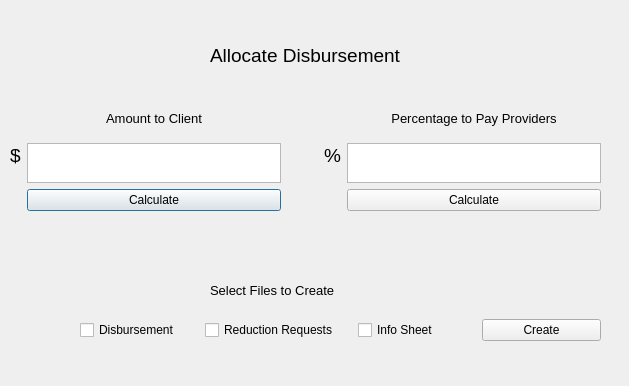
<?xml version="1.0" encoding="UTF-8"?>
<ui version="4.0">
 <class>Dialog</class>
 <widget class="QDialog" name="Dialog">
  <property name="geometry">
   <rect>
    <x>0</x>
    <y>0</y>
    <width>629</width>
    <height>386</height>
   </rect>
  </property>
  <property name="cursor">
   <cursorShape>ArrowCursor</cursorShape>
  </property>
  <property name="windowTitle">
   <string>Dialog</string>
  </property>
  <widget class="QWidget" name="horizontalLayoutWidget">
   <property name="geometry">
    <rect>
     <x>10</x>
     <y>100</y>
     <width>591</width>
     <height>111</height>
    </rect>
   </property>
   <layout class="QHBoxLayout" name="horizontalLayout">
    <item>
     <widget class="QLabel" name="label_4">
      <property name="text">
       <string>&lt;html&gt;&lt;head/&gt;&lt;body&gt;&lt;p&gt;&lt;span style=&quot; font-size:14pt;&quot;&gt;$&lt;/span&gt;&lt;/p&gt;&lt;/body&gt;&lt;/html&gt;</string>
      </property>
     </widget>
    </item>
    <item>
     <layout class="QVBoxLayout" name="verticalLayout">
      <item>
       <widget class="QLabel" name="label">
        <property name="text">
         <string>&lt;html&gt;&lt;head/&gt;&lt;body&gt;&lt;p align=&quot;center&quot;&gt;&lt;span style=&quot; font-size:10pt;&quot;&gt;Amount to Client&lt;/span&gt;&lt;/p&gt;&lt;/body&gt;&lt;/html&gt;</string>
        </property>
       </widget>
      </item>
      <item>
       <widget class="QTextEdit" name="textEdit">
        <property name="sizePolicy">
         <sizepolicy hsizetype="Preferred" vsizetype="Preferred">
          <horstretch>0</horstretch>
          <verstretch>0</verstretch>
         </sizepolicy>
        </property>
        <property name="maximumSize">
         <size>
          <width>16777215</width>
          <height>40</height>
         </size>
        </property>
        <property name="font">
         <font>
          <pointsize>14</pointsize>
         </font>
        </property>
        <property name="cursor" stdset="0">
         <cursorShape>IBeamCursor</cursorShape>
        </property>
       </widget>
      </item>
      <item>
       <widget class="QPushButton" name="pushButton">
        <property name="cursor">
         <cursorShape>PointingHandCursor</cursorShape>
        </property>
        <property name="text">
         <string>Calculate</string>
        </property>
       </widget>
      </item>
     </layout>
    </item>
    <item>
     <spacer name="horizontalSpacer">
      <property name="orientation">
       <enum>Qt::Horizontal</enum>
      </property>
      <property name="sizeHint" stdset="0">
       <size>
        <width>40</width>
        <height>20</height>
       </size>
      </property>
     </spacer>
    </item>
    <item>
     <widget class="QLabel" name="label_3">
      <property name="text">
       <string>&lt;html&gt;&lt;head/&gt;&lt;body&gt;&lt;p&gt;&lt;span style=&quot; font-size:14pt;&quot;&gt;%&lt;/span&gt;&lt;/p&gt;&lt;/body&gt;&lt;/html&gt;</string>
      </property>
     </widget>
    </item>
    <item>
     <layout class="QVBoxLayout" name="verticalLayout_2">
      <item>
       <widget class="QLabel" name="label_2">
        <property name="text">
         <string>&lt;html&gt;&lt;head/&gt;&lt;body&gt;&lt;p align=&quot;center&quot;&gt;&lt;span style=&quot; font-size:10pt;&quot;&gt;Percentage to Pay Providers&lt;/span&gt;&lt;/p&gt;&lt;/body&gt;&lt;/html&gt;</string>
        </property>
       </widget>
      </item>
      <item>
       <widget class="QTextEdit" name="textEdit_2">
        <property name="sizePolicy">
         <sizepolicy hsizetype="Preferred" vsizetype="Preferred">
          <horstretch>0</horstretch>
          <verstretch>0</verstretch>
         </sizepolicy>
        </property>
        <property name="maximumSize">
         <size>
          <width>16777215</width>
          <height>40</height>
         </size>
        </property>
        <property name="font">
         <font>
          <pointsize>14</pointsize>
         </font>
        </property>
        <property name="cursor" stdset="0">
         <cursorShape>IBeamCursor</cursorShape>
        </property>
       </widget>
      </item>
      <item>
       <widget class="QPushButton" name="pushButton_2">
        <property name="cursor">
         <cursorShape>PointingHandCursor</cursorShape>
        </property>
        <property name="text">
         <string>Calculate</string>
        </property>
       </widget>
      </item>
     </layout>
    </item>
   </layout>
  </widget>
  <widget class="QWidget" name="horizontalLayoutWidget_2">
   <property name="geometry">
    <rect>
     <x>80</x>
     <y>310</y>
     <width>521</width>
     <height>41</height>
    </rect>
   </property>
   <layout class="QHBoxLayout" name="horizontalLayout_2">
    <item>
     <widget class="QCheckBox" name="checkBox">
      <property name="cursor">
       <cursorShape>PointingHandCursor</cursorShape>
      </property>
      <property name="text">
       <string>Disbursement</string>
      </property>
     </widget>
    </item>
    <item>
     <widget class="QCheckBox" name="checkBox_2">
      <property name="cursor">
       <cursorShape>PointingHandCursor</cursorShape>
      </property>
      <property name="text">
       <string>Reduction Requests    </string>
      </property>
     </widget>
    </item>
    <item>
     <widget class="QCheckBox" name="checkBox_3">
      <property name="cursor">
       <cursorShape>PointingHandCursor</cursorShape>
      </property>
      <property name="text">
       <string>Info Sheet</string>
      </property>
     </widget>
    </item>
    <item>
     <widget class="QPushButton" name="pushButton_3">
      <property name="cursor">
       <cursorShape>PointingHandCursor</cursorShape>
      </property>
      <property name="text">
       <string>Create</string>
      </property>
     </widget>
    </item>
   </layout>
  </widget>
  <widget class="QLabel" name="label_5">
   <property name="geometry">
    <rect>
     <x>210</x>
     <y>270</y>
     <width>171</width>
     <height>41</height>
    </rect>
   </property>
   <property name="text">
    <string>&lt;html&gt;&lt;head/&gt;&lt;body&gt;&lt;p&gt;&lt;span style=&quot; font-size:10pt;&quot;&gt;Select Files to Create&lt;/span&gt;&lt;/p&gt;&lt;/body&gt;&lt;/html&gt;</string>
   </property>
  </widget>
  <widget class="QLabel" name="label_6">
   <property name="geometry">
    <rect>
     <x>210</x>
     <y>40</y>
     <width>231</width>
     <height>31</height>
    </rect>
   </property>
   <property name="text">
    <string>&lt;html&gt;&lt;head/&gt;&lt;body&gt;&lt;p&gt;&lt;span style=&quot; font-size:14pt;&quot;&gt;Allocate Disbursement&lt;/span&gt;&lt;/p&gt;&lt;/body&gt;&lt;/html&gt;</string>
   </property>
  </widget>
 </widget>
 <tabstops>
  <tabstop>textEdit</tabstop>
  <tabstop>textEdit_2</tabstop>
  <tabstop>pushButton</tabstop>
  <tabstop>pushButton_2</tabstop>
  <tabstop>checkBox</tabstop>
  <tabstop>checkBox_2</tabstop>
  <tabstop>checkBox_3</tabstop>
  <tabstop>pushButton_3</tabstop>
 </tabstops>
 <resources/>
 <connections/>
</ui>
